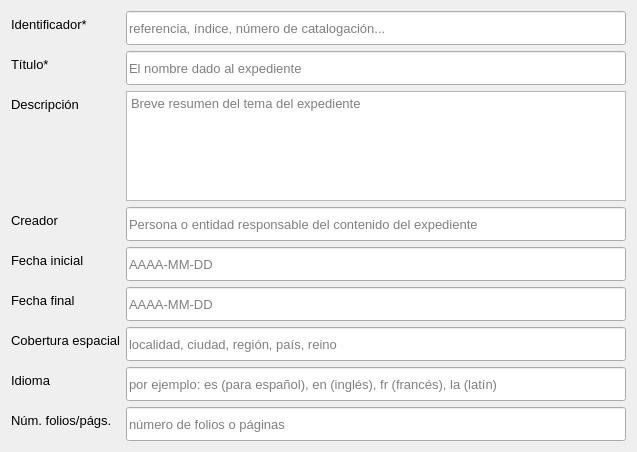
                       <widget class="QWidget" name="scrollAreaWidgetContents">
                        <property name="geometry">
                         <rect>
                          <x>0</x>
                          <y>0</y>
                          <width>633</width>
                          <height>452</height>
                         </rect>
                        </property>
                        <layout class="QVBoxLayout" name="verticalLayout_7">
                         <item>
                          <layout class="QFormLayout" name="formLayout">
                           <item row="2" column="0">
                            <widget class="QLabel" name="tituloLabel">
                             <property name="font">
                              <font>
                               <pointsize>10</pointsize>
                              </font>
                             </property>
                             <property name="text">
                              <string>Título*</string>
                             </property>
                            </widget>
                           </item>
                           <item row="2" column="1">
                            <widget class="QLineEdit" name="titulolineEdit">
                             <property name="minimumSize">
                              <size>
                               <width>500</width>
                               <height>34</height>
                              </size>
                             </property>
                             <property name="maximumSize">
                              <size>
                               <width>500</width>
                               <height>34</height>
                              </size>
                             </property>
                             <property name="font">
                              <font>
                               <pointsize>10</pointsize>
                              </font>
                             </property>
                             <property name="layoutDirection">
                              <enum>Qt::LeftToRight</enum>
                             </property>
                             <property name="placeholderText">
                              <string>El nombre dado al expediente</string>
                             </property>
                            </widget>
                           </item>
                           <item row="3" column="0">
                            <widget class="QLabel" name="numextLabel">
                             <property name="font">
                              <font>
                               <pointsize>10</pointsize>
                              </font>
                             </property>
                             <property name="text">
                              <string>Descripción</string>
                             </property>
                            </widget>
                           </item>
                           <item row="3" column="1">
                            <widget class="QPlainTextEdit" name="descripcionlineEdit">
                             <property name="sizePolicy">
                              <sizepolicy hsizetype="Expanding" vsizetype="Expanding">
                               <horstretch>0</horstretch>
                               <verstretch>0</verstretch>
                              </sizepolicy>
                             </property>
                             <property name="minimumSize">
                              <size>
                               <width>500</width>
                               <height>70</height>
                              </size>
                             </property>
                             <property name="maximumSize">
                              <size>
                               <width>500</width>
                               <height>250</height>
                              </size>
                             </property>
                             <property name="font">
                              <font>
                               <pointsize>10</pointsize>
                              </font>
                             </property>
                             <property name="styleSheet">
                              <string notr="true">Breve resumen del tema del expediente</string>
                             </property>
                             <property name="placeholderText">
                              <string>Breve resumen del tema del expediente</string>
                             </property>
                            </widget>
                           </item>
                           <item row="7" column="0">
                            <widget class="QLabel" name="creadorLabel">
                             <property name="font">
                              <font>
                               <pointsize>10</pointsize>
                              </font>
                             </property>
                             <property name="text">
                              <string>Creador</string>
                             </property>
                            </widget>
                           </item>
                           <item row="7" column="1">
                            <widget class="QLineEdit" name="creadorlineEdit">
                             <property name="minimumSize">
                              <size>
                               <width>500</width>
                               <height>34</height>
                              </size>
                             </property>
                             <property name="maximumSize">
                              <size>
                               <width>500</width>
                               <height>34</height>
                              </size>
                             </property>
                             <property name="font">
                              <font>
                               <pointsize>10</pointsize>
                              </font>
                             </property>
                             <property name="placeholderText">
                              <string>Persona o entidad responsable del contenido del expediente</string>
                             </property>
                            </widget>
                           </item>
                           <item row="8" column="0">
                            <widget class="QLabel" name="fechaILabel">
                             <property name="font">
                              <font>
                               <pointsize>10</pointsize>
                              </font>
                             </property>
                             <property name="text">
                              <string>Fecha inicial</string>
                             </property>
                            </widget>
                           </item>
                           <item row="8" column="1">
                            <widget class="QLineEdit" name="fechaIlineEdit">
                             <property name="minimumSize">
                              <size>
                               <width>500</width>
                               <height>34</height>
                              </size>
                             </property>
                             <property name="maximumSize">
                              <size>
                               <width>500</width>
                               <height>34</height>
                              </size>
                             </property>
                             <property name="font">
                              <font>
                               <pointsize>10</pointsize>
                              </font>
                             </property>
                             <property name="placeholderText">
                              <string>AAAA-MM-DD</string>
                             </property>
                            </widget>
                           </item>
                           <item row="11" column="0">
                            <widget class="QLabel" name="fechaFLabel">
                             <property name="font">
                              <font>
                               <pointsize>10</pointsize>
                              </font>
                             </property>
                             <property name="text">
                              <string>Fecha final</string>
                             </property>
                            </widget>
                           </item>
                           <item row="11" column="1">
                            <widget class="QLineEdit" name="fechaFlineEdit">
                             <property name="minimumSize">
                              <size>
                               <width>500</width>
                               <height>34</height>
                              </size>
                             </property>
                             <property name="maximumSize">
                              <size>
                               <width>500</width>
                               <height>34</height>
                              </size>
                             </property>
                             <property name="font">
                              <font>
                               <pointsize>10</pointsize>
                              </font>
                             </property>
                             <property name="placeholderText">
                              <string>AAAA-MM-DD</string>
                             </property>
                            </widget>
                           </item>
                           <item row="12" column="0">
                            <widget class="QLabel" name="coberturaLabel">
                             <property name="font">
                              <font>
                               <pointsize>10</pointsize>
                              </font>
                             </property>
                             <property name="text">
                              <string>Cobertura espacial</string>
                             </property>
                            </widget>
                           </item>
                           <item row="12" column="1">
                            <widget class="QLineEdit" name="coberturalineEdit">
                             <property name="minimumSize">
                              <size>
                               <width>500</width>
                               <height>34</height>
                              </size>
                             </property>
                             <property name="maximumSize">
                              <size>
                               <width>500</width>
                               <height>34</height>
                              </size>
                             </property>
                             <property name="font">
                              <font>
                               <pointsize>10</pointsize>
                              </font>
                             </property>
                             <property name="placeholderText">
                              <string>localidad, ciudad, región, país, reino</string>
                             </property>
                            </widget>
                           </item>
                           <item row="13" column="0">
                            <widget class="QLabel" name="idiomaLabel">
                             <property name="font">
                              <font>
                               <pointsize>10</pointsize>
                              </font>
                             </property>
                             <property name="text">
                              <string>Idioma</string>
                             </property>
                            </widget>
                           </item>
                           <item row="13" column="1">
                            <widget class="QLineEdit" name="idiomalineEdit">
                             <property name="minimumSize">
                              <size>
                               <width>500</width>
                               <height>34</height>
                              </size>
                             </property>
                             <property name="maximumSize">
                              <size>
                               <width>500</width>
                               <height>34</height>
                              </size>
                             </property>
                             <property name="font">
                              <font>
                               <pointsize>10</pointsize>
                              </font>
                             </property>
                             <property name="placeholderText">
                              <string>por ejemplo: es (para español), en (inglés), fr (francés), la (latín)</string>
                             </property>
                            </widget>
                           </item>
                           <item row="15" column="0">
                            <widget class="QLabel" name="numfolLabel">
                             <property name="font">
                              <font>
                               <pointsize>10</pointsize>
                              </font>
                             </property>
                             <property name="text">
                              <string>Núm. folios/págs.</string>
                             </property>
                            </widget>
                           </item>
                           <item row="15" column="1">
                            <widget class="QLineEdit" name="numfollineEdit">
                             <property name="minimumSize">
                              <size>
                               <width>500</width>
                               <height>34</height>
                              </size>
                             </property>
                             <property name="maximumSize">
                              <size>
                               <width>500</width>
                               <height>34</height>
                              </size>
                             </property>
                             <property name="font">
                              <font>
                               <pointsize>10</pointsize>
                              </font>
                             </property>
                             <property name="placeholderText">
                              <string>número de folios o páginas</string>
                             </property>
                            </widget>
                           </item>
                           <item row="1" column="1">
                            <widget class="QLineEdit" name="identificadoreslineEdit">
                             <property name="minimumSize">
                              <size>
                               <width>500</width>
                               <height>34</height>
                              </size>
                             </property>
                             <property name="maximumSize">
                              <size>
                               <width>500</width>
                               <height>34</height>
                              </size>
                             </property>
                             <property name="font">
                              <font>
                               <pointsize>10</pointsize>
                              </font>
                             </property>
                             <property name="placeholderText">
                              <string>referencia, índice, número de catalogación...</string>
                             </property>
                            </widget>
                           </item>
                           <item row="1" column="0">
                            <widget class="QLabel" name="identificadoresLabel">
                             <property name="font">
                              <font>
                               <pointsize>10</pointsize>
                              </font>
                             </property>
                             <property name="text">
                              <string>Identificador*</string>
                             </property>
                            </widget>
                           </item>
                          </layout>
                         </item>
                        </layout>
                       </widget>
